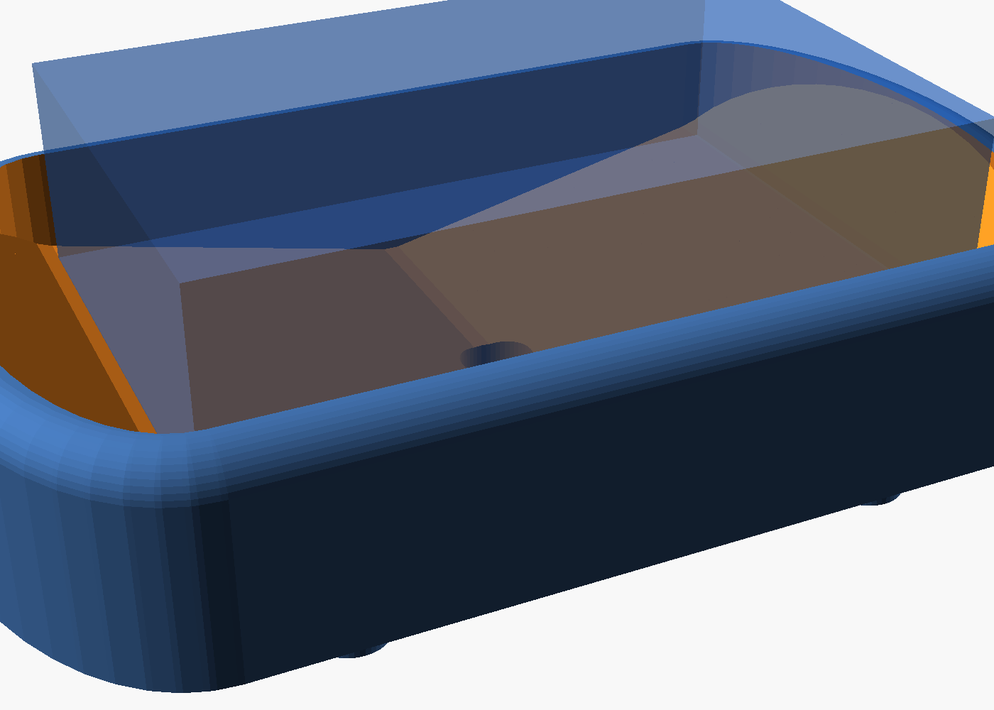
#> input picture tvalkopp/oval_iso.png, 994 x 710 px, shrunk from 1400 x 1000 before the run
$ python rita_tvalkopp_oval.py
#> lines starting #> are read from the running program, lines starting #| are printed output that depends on the picture
#!/usr/bin/env python3
# -*- coding: utf-8 -*-
"""
Ritning av den OVALA/RUNDA tvålkoppen ("avlångt cirkulär").

Visar att de önskvärda egenskaperna bevaras trots rund form:
fysiken sitter i GOLVPROFILEN (flack v-ränna i mitten + branta ändstigningar),
inte i ytterkonturen - som därför får vara hur rund som helst.

Genererar: tvalkopp_oval_ritning.png
(kombinerar en vektor-långsektion + planvy med 3D-rendern oval_iso.png)
"""
import os
import numpy as np
import matplotlib
matplotlib.use("Agg")
import matplotlib.pyplot as plt
from matplotlib.patches import Polygon, Rectangle, FancyArrowPatch
from matplotlib.gridspec import GridSpec

# --- parametrar (samma som tvalkopp_oval.scad) ------------------------------
L, W, T = 90.0, 60.0, 25.0
endrun, gap, stop, base = 16.0, 10.0, 12.0, 4.0
yclear, ywall, wallend, feet_h = 4.0, 5.0, 6.0, 3.0
half  = L/2
outL  = half + endrun
srest = base + gap
Htop  = base + gap + stop
yhi   = W/2 + yclear
yout  = yhi + ywall
boxL  = outL + wallend          # yttre halvlängd
boxY  = yout                    # yttre halvbredd

DISH, DISH_E = "#d9d9d9", "#4d4d4d"
SOAP, RED, DIM, NOTE = "#1f5fbf", "#d62728", "#555555", "#222222"
GRN, PUR = "#0a8f3c", "#7a5cc0"

def floorz(x):
    ax = abs(x)
    return base + (srest-base)*(ax/half) if ax <= half \
        else srest + (Htop-srest)*((ax-half)/(outL-half))

def dim_h(ax, x0, x1, y, text, off=2.5, fs=9, color=DIM):
    ax.annotate("", xy=(x1,y), xytext=(x0,y),
                arrowprops=dict(arrowstyle="<->", color=color, lw=1.1))
    for xx in (x0,x1): ax.plot([xx,xx],[y-1.4,y+1.4], color=color, lw=0.8)
    ax.text((x0+x1)/2, y+off, text, ha="center", va="bottom", color=color, fontsize=fs)

def dim_v(ax, y0, y1, x, text, off=2.5, fs=9, color=DIM):
    ax.annotate("", xy=(x,y1), xytext=(x,y0),
                arrowprops=dict(arrowstyle="<->", color=color, lw=1.1))
    for yy in (y0,y1): ax.plot([x-1.4,x+1.4],[yy,yy], color=color, lw=0.8)
    ax.text(x+off, (y0+y1)/2, text, ha="left", va="center", color=color,
            fontsize=fs, rotation=90)

fig = plt.figure(figsize=(16.5, 12.0))
gs = GridSpec(3, 2, height_ratios=[1.05, 1.0, 0.5], hspace=0.22, wspace=0.10,
              left=0.035, right=0.985, top=0.92, bottom=0.03)

# ============================================================ 3D-render
ax = fig.add_subplot(gs[0, 0]); ax.axis("off")
ax.set_title("3D – OVAL FORM (tvålen genomskinlig)", fontsize=12, fontweight="bold")
if os.path.exists("oval_iso.png"):
    ax.imshow(plt.imread("oval_iso.png"))
else:
    ax.text(0.5,0.5,"(kör tvalkopp_oval.scad -> oval_iso.png)", ha="center")

# ============================================================ PLAN (vektor)
ax = fig.add_subplot(gs[0, 1])
ax.set_aspect("equal"); ax.axis("off")
ax.set_title("PLAN (vy uppifrån) – stadion/oval kontur", fontsize=12, fontweight="bold")

def stadium(ax, hx, ry, **kw):
    # stadion = rak mittdel [-half,half] + halvellipser i ändarna (rx=hx-half)
    rx = hx - half
    th = np.linspace(-np.pi/2, np.pi/2, 40)
    xr = half + rx*np.cos(th); yr = ry*np.sin(th)
    th2 = np.linspace(np.pi/2, 3*np.pi/2, 40)
    xl = -half + rx*np.cos(th2); yl = ry*np.sin(th2)
    xs = np.concatenate([xr, xl]); ys = np.concatenate([yr, yl])
    ax.add_patch(Polygon(np.column_stack([xs,ys]), closed=True, **kw))

stadium(ax, boxL, boxY, facecolor="#f0f0f0", edgecolor=DISH_E, lw=1.4)
stadium(ax, outL, yhi, facecolor="#eaeaea", edgecolor=DISH_E, lw=1.0)
# ränna + avlopp
ax.add_patch(Rectangle((-half,-6), L, 12, facecolor="#e3eef7", edgecolor="#9bb8d6", lw=0.8))
ax.add_patch(plt.Circle((0,0), 4.5, facecolor="#cfe0f0", edgecolor="#9bb8d6", lw=1))
# tvål
ax.add_patch(Rectangle((-half,-W/2), L, W, fill=False, edgecolor=SOAP, lw=1.8,
                       linestyle=(0,(6,4))))
ax.text(0, W/2-9, "TVÅL", ha="center", color=SOAP, fontsize=10, fontweight="bold")
for sx in (-half, half):
    ax.plot([sx,sx],[-W/2,W/2], color=RED, lw=3, solid_capstyle="butt", zorder=5)
ax.annotate("kontakt = kortsidans nederkant", xy=(half,0), xytext=(0,-yhi-12),
            color=RED, fontsize=8.5, ha="center",
            arrowprops=dict(arrowstyle="->", color=RED, lw=1))
dim_h(ax, -half, half, boxY+7, f"L = {L:.0f}", color=SOAP)
dim_h(ax, -boxL, boxL, boxY+15, f"total {2*boxL:.0f}")
dim_v(ax, -W/2, W/2, boxL+5, f"W = {W:.0f}", color=SOAP)
ax.set_xlim(-boxL-22, boxL+20); ax.set_ylim(-boxY-22, boxY+22)

# ============================================================ LÅNGSEKTION (vektor)
ax = fig.add_subplot(gs[1, :])
ax.set_aspect("equal"); ax.axis("off")
ax.set_title("LÅNGSEKTION – fysiken sitter här (golvprofilen)", fontsize=12, fontweight="bold")

xs = np.linspace(-outL, outL, 200)
inner = [(x, floorz(x)) for x in xs]
mat = [(-boxL,0),(-boxL,Htop),(-outL,Htop)] + inner + [(outL,Htop),(boxL,Htop),(boxL,0)]
ax.add_patch(Polygon(mat, closed=True, facecolor=DISH, edgecolor=DISH_E, lw=1.4))
ax.plot([p[0] for p in inner],[p[1] for p in inner], color=DISH_E, lw=1.6)
# fötter
for fx in (-half*0.7, half*0.7):
    ax.add_patch(Rectangle((fx-4.5,-feet_h), 9, feet_h, facecolor=DISH, edgecolor=DISH_E, lw=1))
# avlopp (streck i mitten)
ax.add_patch(Rectangle((-4.5,-feet_h), 9, base+feet_h, facecolor="#e3eef7", edgecolor="#9bb8d6", lw=0.8))
ax.annotate("avlopp", xy=(0,0), xytext=(12,-feet_h-7), color=GRN, fontsize=8.5,
            arrowprops=dict(arrowstyle="->", color=GRN, lw=1))

# tvål
ax.add_patch(Polygon([(-half,srest),(half,srest),(half,srest+T),(-half,srest+T)],
                     closed=True, fill=False, edgecolor=SOAP, lw=1.8, linestyle=(0,(6,4))))
ax.text(0, srest+T/2, "TVÅL", ha="center", va="center", color=SOAP, fontsize=10, fontweight="bold")
for sx in (-half, half):
    ax.plot(sx, srest, "o", color=RED, ms=7, zorder=6)

# luftspalt
dim_v(ax, base, srest, 0, "", color=GRN)
ax.annotate("luftspalt – undersidan svävar fritt & torkar",
            xy=(-18, (base+srest)/2), xytext=(-half+2, -feet_h-7),
            color=GRN, fontsize=8.5, ha="left",
            arrowprops=dict(arrowstyle="->", color=GRN, lw=1))

# vinkel-callouts (flack vänster, brant höger, kontakt mitten)
ax.annotate("flack v-ränna ~12°\n(torkar & centrerar,\nför flack för att tippa)",
            xy=(half*0.45, floorz(half*0.45)), xytext=(-boxL+2, Htop+8),
            color=NOTE, fontsize=8.5, ha="left",
            arrowprops=dict(arrowstyle="->", color=NOTE, lw=1))
ax.annotate("brant ändstigning ~37° = STOPP\n(fångar tvåländen, hindrar tipp,\ncentrerar på längden)",
            xy=(half+endrun*0.5, floorz(half+endrun*0.5)),
            xytext=(boxL+2, Htop+8),
            color=NOTE, fontsize=8.5, ha="right",
            arrowprops=dict(arrowstyle="->", color=NOTE, lw=1))
ax.annotate("vilar på kortsidans nederkant", xy=(half, srest),
            xytext=(0, srest+34), color=RED, fontsize=8.5, ha="center",
            arrowprops=dict(arrowstyle="->", color=RED, lw=1))

dim_h(ax, -half, half, Htop+22, f"upplagsavstånd ≈ L = {L:.0f}")
dim_h(ax, -boxL, boxL, Htop+31, f"total längd {2*boxL:.0f}")
dim_v(ax, srest, Htop, boxL+4, f"stopp {stop:.0f}")
ax.set_xlim(-boxL-32, boxL+18); ax.set_ylim(-feet_h-14, Htop+40)

# ============================================================ text
ax = fig.add_subplot(gs[2, :]); ax.axis("off")
ax.set_xlim(0,100); ax.set_ylim(0,10)
txt = (
    r"$\bf{Ja-rund\ form\ fungerar.}$  Den runda/ovala konturen är bara estetik och påverkar inte funktionen. "
    "Allt som krävs för de önskvärda egenskaperna sitter i den inre golvprofilen:\n"
    "  •  FLACK v-ränna i mitten (~12°, under friktionsvinkeln)  →  undersidan svävar fritt och torkar, vattnet rinner till avloppet, "
    "och lutningen lockar tvålen mot mitten.\n"
    "  •  BRANTA ändstigningar (~37°) på avstånd ≈ L  →  fångar kortsidornas nederkanter, hindrar tvålen att tippa upp på högkant och "
    "centrerar den på längden.\n"
    "  •  Den ovala skålen + tajt sidoglapp centrerar i sidled.   Skillnaden mot en ren kon: konen är symmetrisk och låter tvålen glida "
    "ner och tippa – här bryts det av de branta ändstigningarna."
)
ax.text(0.5, 9.3, txt, ha="left", va="top", fontsize=9.4, color=NOTE, linespacing=1.4)

fig.suptitle("TVÅLKOPP – OVAL/RUND variant: rund form, samma önskvärda egenskaper",
             fontsize=15, fontweight="bold", y=0.965)
fig.text(0.035, 0.005, "Alla mått i mm (exempel L=90, W=60, T=25).  Snittytor visar gods.  Tvål = streckad.",
         fontsize=8, color="#666")

fig.savefig("tvalkopp_oval_ritning.png", dpi=130)
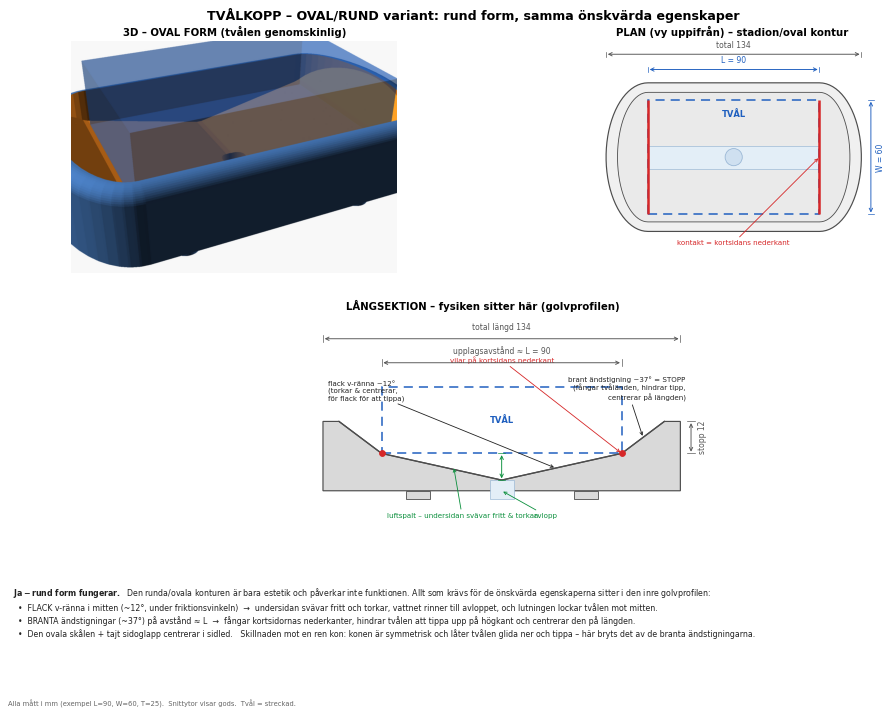
#> figure drawn by matplotlib, 3 panels
print("Sparade tvalkopp_oval_ritning.png")

$ run again, with tvalkopp/bat_iso.png copied over tvalkopp/oval_iso.png
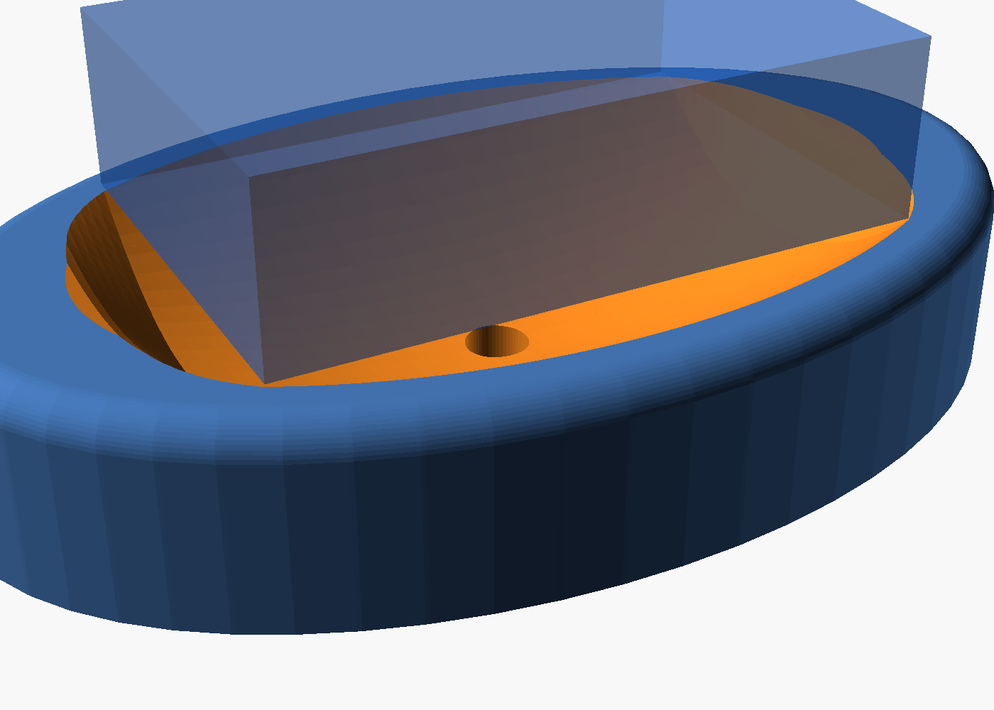
#> input picture tvalkopp/bat_iso.png, 994 x 710 px, shrunk from 1400 x 1000 before the run
#> `fig.savefig("tvalkopp_oval_ritning.png", dpi=130)`:
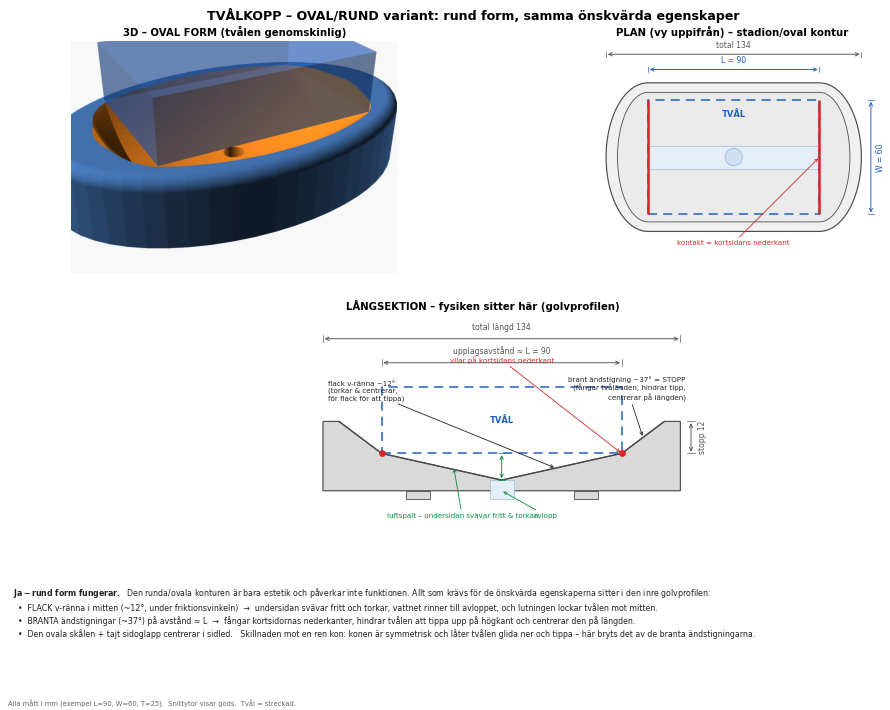
#> figure drawn by matplotlib, 3 panels

$ run again, with tvalkopp/bat_sump_iso.png copied over tvalkopp/oval_iso.png
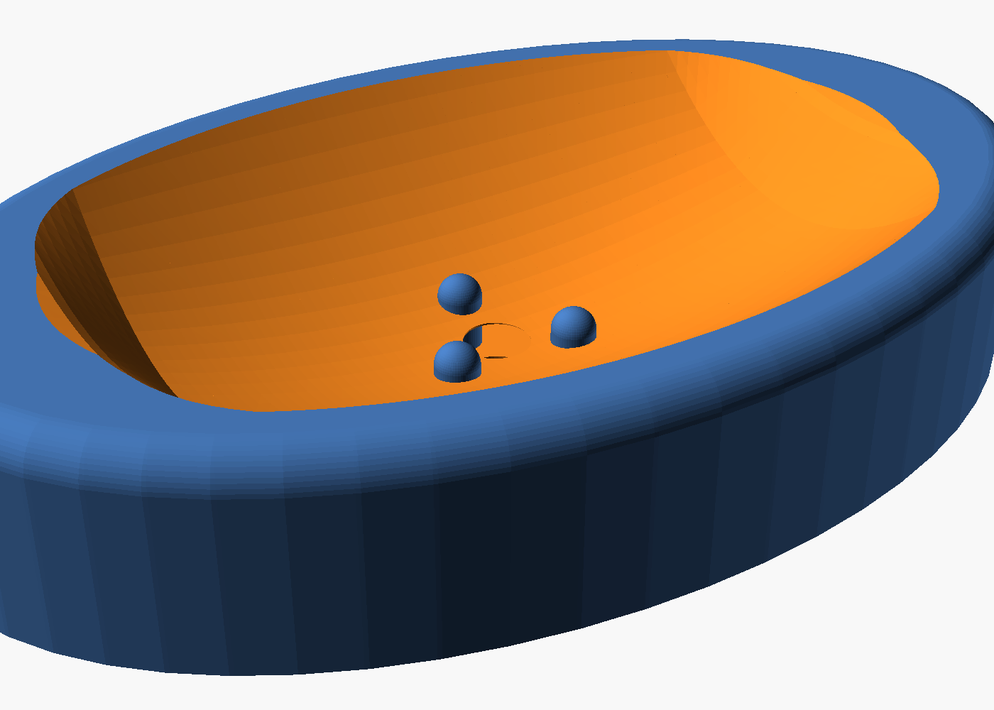
#> input picture tvalkopp/bat_sump_iso.png, 994 x 710 px, shrunk from 1400 x 1000 before the run
#> `fig.savefig("tvalkopp_oval_ritning.png", dpi=130)`:
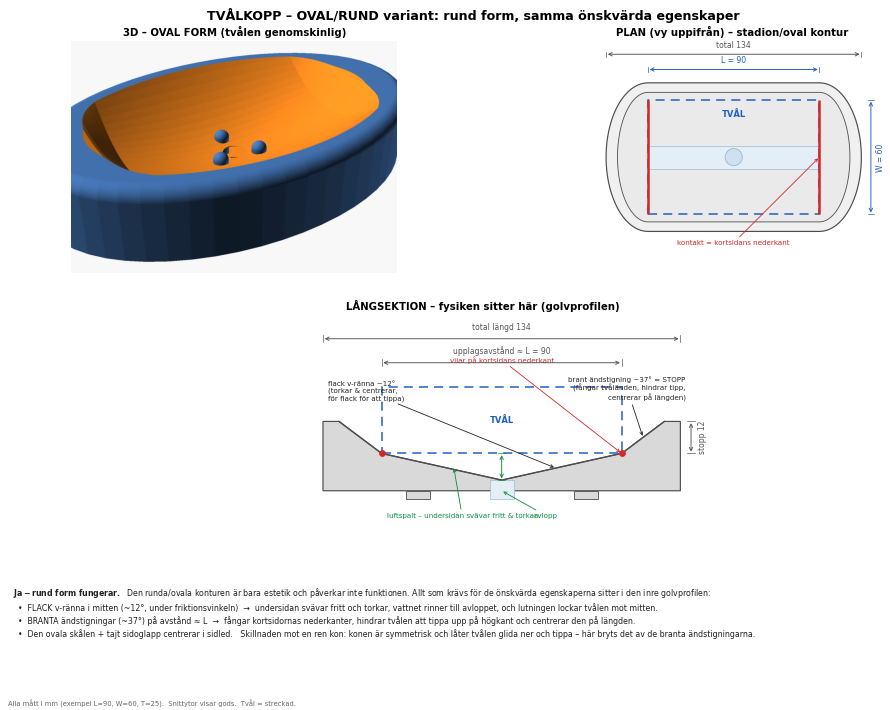
#> figure drawn by matplotlib, 3 panels

$ run again, with tvalkopp/oppen_iso.png copied over tvalkopp/oval_iso.png
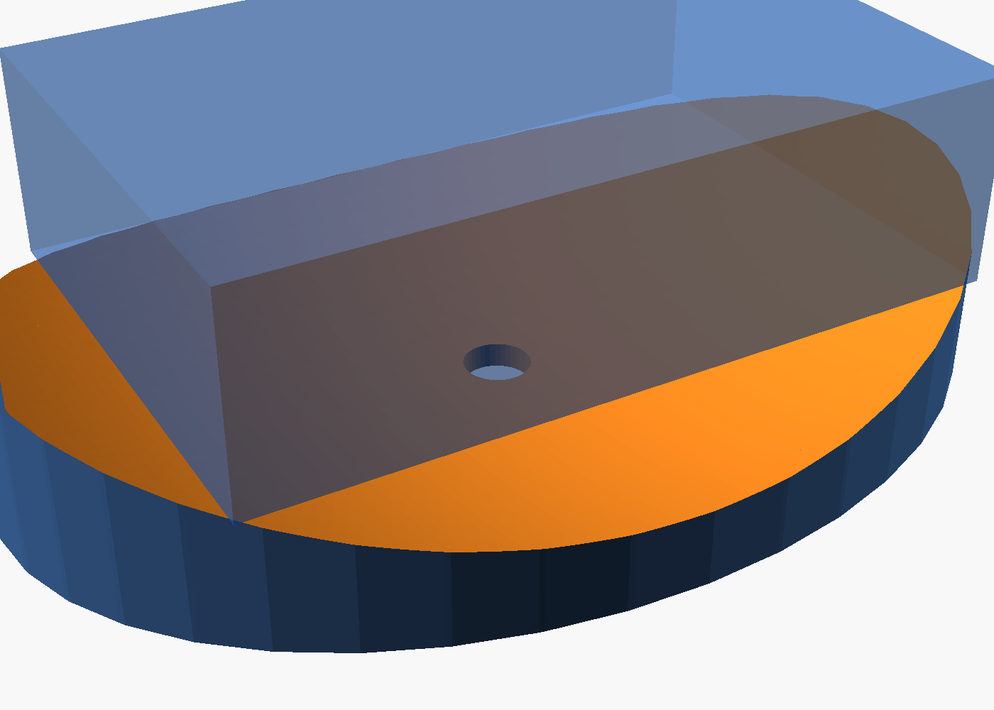
#> input picture tvalkopp/oppen_iso.png, 994 x 710 px, shrunk from 1400 x 1000 before the run
#> `fig.savefig("tvalkopp_oval_ritning.png", dpi=130)`:
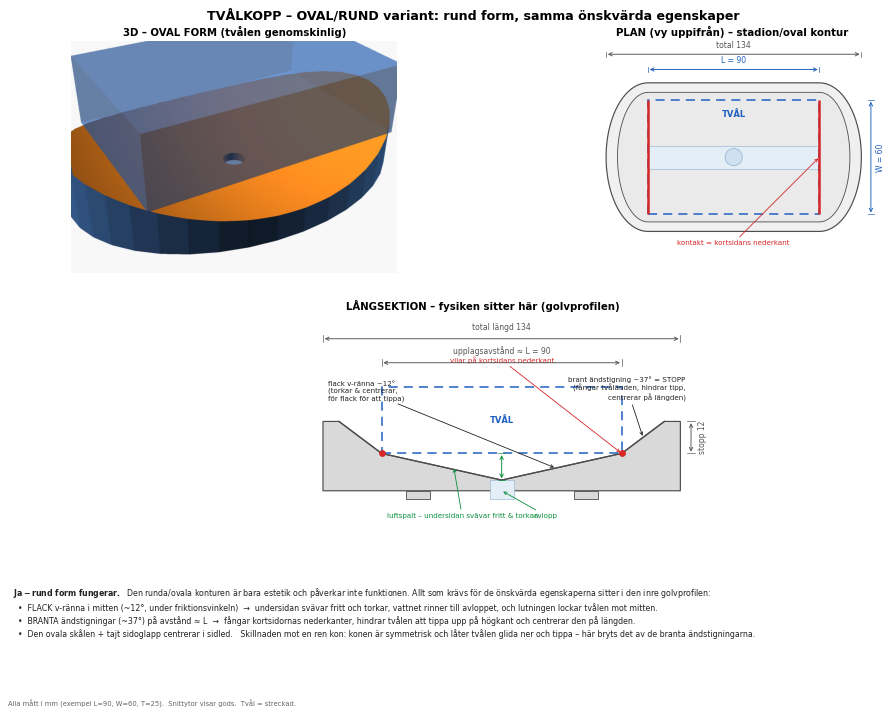
#> figure drawn by matplotlib, 3 panels
